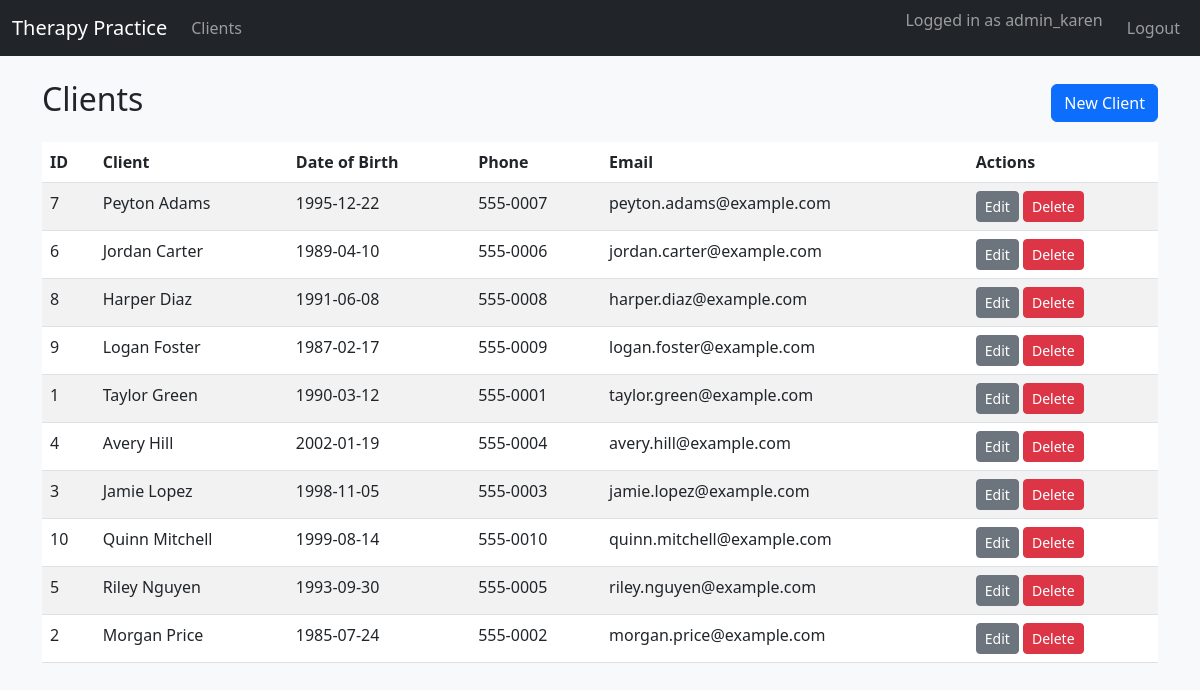
/clients (signed in), run on the app's committed database.
### tables this page shows
CREATE TABLE CLIENTS (
    client_id                INTEGER PRIMARY KEY,
    first_name               TEXT NOT NULL,
    last_name                TEXT NOT NULL,
    date_of_birth            TEXT NOT NULL,
    phone                    TEXT,
    email                    TEXT,
    address                  TEXT,
    emergency_contact_name   TEXT,
    emergency_contact_phone  TEXT
);

### app.py (the view)
@app.route("/clients")
@login_required
def clients_list():
    db = get_db()
    clients = db.execute(
        "SELECT * FROM CLIENTS ORDER BY last_name, first_name"
    ).fetchall()
    return render_template("clients_list.html", clients=clients)

### app.py (called while the page is built)
def get_db():
    if "db" not in g:
        g.db = sqlite3.connect(DATABASE)
        g.db.row_factory = sqlite3.Row
    return g.db

def login_required(view_func):
    from functools import wraps
    @wraps(view_func)
    def wrapped_view(**kwargs):
        if "user_id" not in session:
            return redirect(url_for("login"))
        return view_func(**kwargs)
    return wrapped_view

### templates/clients_list.html
{% extends "base.html" %}
{% block content %}
<div class="d-flex justify-content-between align-items-center mb-3">
  <h2>Clients</h2>
  <a href="{{ url_for('client_create') }}" class="btn btn-primary">New Client</a>
</div>
<table class="table table-striped">
  <thead>
    <tr>
      <th>ID</th>
      <th>Client</th>
      <th>Date of Birth</th>
      <th>Phone</th>
      <th>Email</th>
      <th>Actions</th>
    </tr>
  </thead>
  <tbody>
    {% for c in clients %}
    <tr>
      <td>{{ c.client_id }}</td>
      <td>{{ c.first_name }} {{ c.last_name }}</td>
      <td>{{ c.date_of_birth }}</td>
      <td>{{ c.phone }}</td>
      <td>{{ c.email }}</td>
      <td>
        <a href="{{ url_for('client_edit', client_id=c.client_id) }}" class="btn btn-sm btn-secondary">Edit</a>
        <form action="{{ url_for('client_delete', client_id=c.client_id) }}"
              method="post" style="display:inline"
              onsubmit="return confirm('Delete this client?');">
          <button class="btn btn-sm btn-danger">Delete</button>
        </form>
      </td>
    </tr>
    {% endfor %}
  </tbody>
</table>
{% endblock %}

### data on the page
CLIENTS: client_id "7", first_name "Peyton", last_name "Adams", date_of_birth "1995-12-22", phone "555-0007", email "peyton.adams@example.com"
CLIENTS: client_id "6", first_name "Jordan", last_name "Carter", date_of_birth "1989-04-10", phone "555-0006", email "jordan.carter@example.com"
CLIENTS: client_id "8", first_name "Harper", last_name "Diaz", date_of_birth "1991-06-08", phone "555-0008", email "harper.diaz@example.com"
CLIENTS: client_id "9", first_name "Logan", last_name "Foster", date_of_birth "1987-02-17", phone "555-0009", email "logan.foster@example.com"
CLIENTS: client_id "1", first_name "Taylor", last_name "Green", date_of_birth "1990-03-12", phone "555-0001", email "taylor.green@example.com"
CLIENTS: client_id "4", first_name "Avery", last_name "Hill", date_of_birth "2002-01-19", phone "555-0004", email "avery.hill@example.com"
CLIENTS: client_id "3", first_name "Jamie", last_name "Lopez", date_of_birth "1998-11-05", phone "555-0003", email "jamie.lopez@example.com"
CLIENTS: client_id "10", first_name "Quinn", last_name "Mitchell", date_of_birth "1999-08-14", phone "555-0010", email "quinn.mitchell@example.com"
CLIENTS: client_id "5", first_name "Riley", last_name "Nguyen", date_of_birth "1993-09-30", phone "555-0005", email "riley.nguyen@example.com"
CLIENTS: client_id "2", first_name "Morgan", last_name "Price", date_of_birth "1985-07-24", phone "555-0002", email "morgan.price@example.com"

### other printed values
{{ session.get('username') }} "admin_karen"
